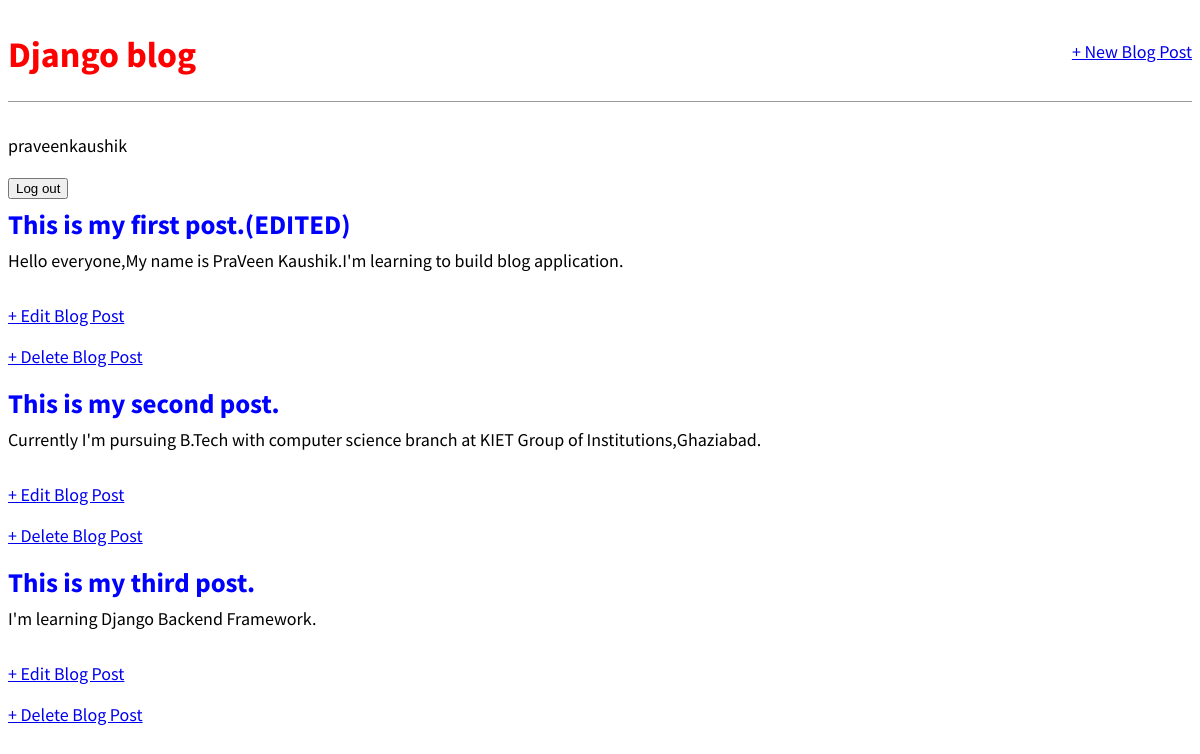
The app's page / (signed in) with its own data.
### blog/models.py (models this page shows, shortened)
class Post(models.Model):
    title=models.CharField(max_length=200)
    body=models.TextField()
    author=models.ForeignKey(
        'auth.User',
        on_delete=models.CASCADE
    )

### blog/views.py (the view)
# urls.py: path('',BlogListView.as_view(),name='home'),
class BlogListView(ListView):
    model=Post
    template_name='home.html'
    context_object_name='Post_objects'

### templates/home.html
{% extends 'base.html' %}
{% block content %}
    {% for post in Post_objects %}
    <div class='post-entry'>
        <h2><a href="{% url 'post_detail' post.pk %}">{{post.title}}</a></h2>
        <p>{{post.body}}</p>
    </div>
    <p><a href="{% url 'post_edit' post.pk %}">+ Edit Blog Post</a></p>
    <p><a href="{% url 'post_delete' post.pk %}">+ Delete Blog Post</a></p>
    {% endfor %}
{% endblock content %}

### templates/base.html (shortened to what this page needs)
{% load static %}
<!DOCTYPE html>
<html lang="en">
  <head>
    <link href="{% static 'css/base.css' %}" rel="stylesheet" />
  </head>
  <body>
    <header>
      <div class="nav-left">
        <h1><a href="{% url 'home' %}">Django blog</a></h1>
      </div>
      <div class="nav-right">
        <a href="{% url 'post_new' %}">+ New Blog Post</a>
      </div>
    </header>
    {% if user.is_authenticated %}
      <p>{{user.username}}</p>
      <form method="post" action="{% url 'logout' %}">
        <button type="submit">Log out</button>
      </form>
    {% else %}
      <p>You are not logged in.</p>
      <a href="{% url 'login' %}">LogIn</a>
      <a href="{% url 'signup' %}">SignUp</a>
    {% endif %}
    <div>{% block content %} {% endblock content %}</div>
  </body>
</html>

### static/css/base.css (style rules this page uses)
body { font-family: "Source Sans Pro", sans-serif; font-size: 18px; }
header { border-bottom: 1px solid #999; margin-bottom: 2rem; display: flex; }
header h1 a { color: red; text-decoration: none; }
.nav-left { margin-right: auto; }
.nav-right { display: flex; padding-top: 2rem; }
.post-entry { margin-bottom: 2rem; }
.post-entry h2 { margin: 0.5rem 0; }
.post-entry h2 a, .post-entry h2 a:visited { color: blue; text-decoration: none; }
.post-entry p { margin: 0; font-weight: 400; }

### records on screen
Post: title "This is my first post.(EDITED)", body "Hello everyone,My name is PraVeen Kaushik.I'm learning to build blog application."
Post: title "This is my second post.", body "Currently I'm pursuing B.Tech with computer science branch at KIET Group of Institutions,Ghaziabad."
Post: title "This is my third post.", body "I'm learning Django Backend Framework."

### other values on screen
{{ user.username }} "praveenkaushik"
